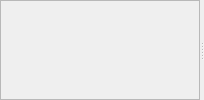
          <widget class="QWidget" name="tabMap">
           <attribute name="title">
            <string>Map</string>
           </attribute>
           <layout class="QHBoxLayout" name="tabMapHBoxLayout" stretch="0">
            <property name="spacing">
             <number>5</number>
            </property>
            <property name="leftMargin">
             <number>0</number>
            </property>
            <property name="topMargin">
             <number>0</number>
            </property>
            <property name="rightMargin">
             <number>0</number>
            </property>
            <property name="bottomMargin">
             <number>0</number>
            </property>
            <item>
             <widget class="QSplitter" name="map_splitter">
              <property name="sizePolicy">
               <sizepolicy hsizetype="Expanding" vsizetype="Expanding">
                <horstretch>0</horstretch>
                <verstretch>0</verstretch>
               </sizepolicy>
              </property>
              <property name="orientation">
               <enum>Qt::Horizontal</enum>
              </property>
              <widget class="QScrollArea" name="scroll_area">
               <property name="sizePolicy">
                <sizepolicy hsizetype="Minimum" vsizetype="Expanding">
                 <horstretch>0</horstretch>
                 <verstretch>0</verstretch>
                </sizepolicy>
               </property>
               <property name="minimumSize">
                <size>
                 <width>200</width>
                 <height>0</height>
                </size>
               </property>
               <property name="widgetResizable">
                <bool>true</bool>
               </property>
               <widget class="QWidget" name="scrollAreaWidgetContents">
                <property name="geometry">
                 <rect>
                  <x>0</x>
                  <y>0</y>
                  <width>198</width>
                  <height>762</height>
                 </rect>
                </property>
               </widget>
              </widget>
              <widget class="QWidget" name="layoutWidget">
               <layout class="QVBoxLayout" name="vlo_Map">
                <property name="topMargin">
                 <number>0</number>
                </property>
                <item>
                 <widget class="QgsMapCanvas" name="mainMapCanvas" native="true">
                  <property name="sizePolicy">
                   <sizepolicy hsizetype="Expanding" vsizetype="Expanding">
                    <horstretch>0</horstretch>
                    <verstretch>0</verstretch>
                   </sizepolicy>
                  </property>
                  <property name="url" stdset="0">
                   <url>
                    <string>about:blank</string>
                   </url>
                  </property>
                 </widget>
                </item>
                <item>
                 <widget class="QWidget" name="tlbMapToolbar" native="true">
                  <property name="sizePolicy">
                   <sizepolicy hsizetype="Expanding" vsizetype="Minimum">
                    <horstretch>0</horstretch>
                    <verstretch>0</verstretch>
                   </sizepolicy>
                  </property>
                  <property name="minimumSize">
                   <size>
                    <width>0</width>
                    <height>35</height>
                   </size>
                  </property>
                  <layout class="QHBoxLayout" name="horizontalLayout_11">
                   <property name="spacing">
                    <number>0</number>
                   </property>
                   <property name="leftMargin">
                    <number>0</number>
                   </property>
                   <property name="topMargin">
                    <number>0</number>
                   </property>
                   <property name="rightMargin">
                    <number>0</number>
                   </property>
                   <property name="bottomMargin">
                    <number>0</number>
                   </property>
                  </layout>
                 </widget>
                </item>
               </layout>
              </widget>
             </widget>
            </item>
           </layout>
          </widget>
